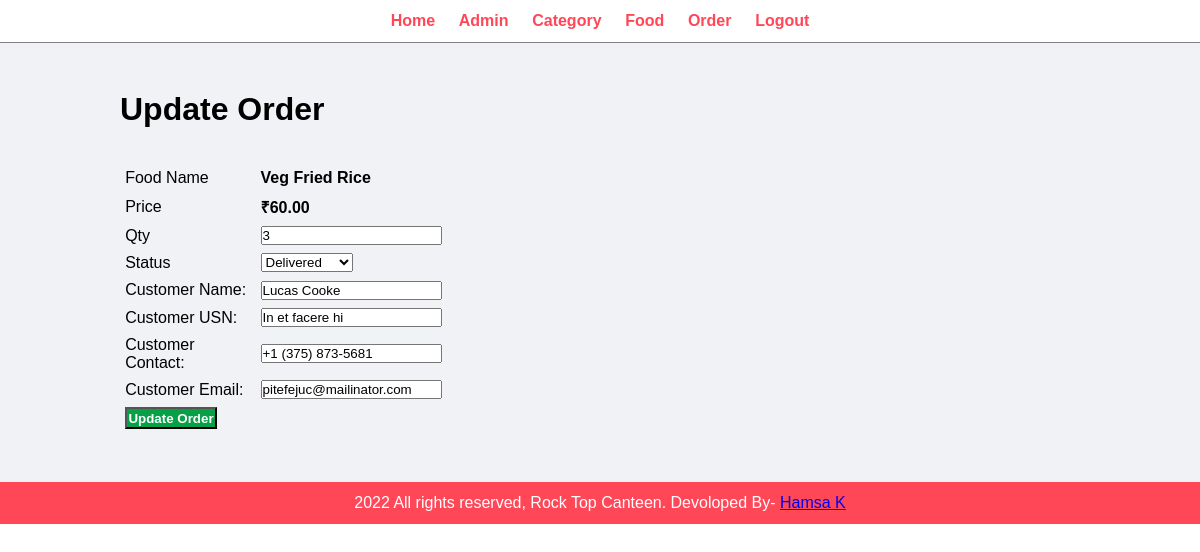
The page /admin/update-order.php?id=8 (signed in) on the database its author committed.
### tables this page shows
CREATE TABLE `tbl_order` (
  `id` int(10) UNSIGNED NOT NULL,
  `food` varchar(150) NOT NULL,
  `price` decimal(10,2) NOT NULL,
  `qty` int(11) NOT NULL,
  `total` decimal(10,2) NOT NULL,
  `order_date` datetime NOT NULL,
  `status` varchar(50) NOT NULL,
  `customer_name` varchar(150) NOT NULL,
  `customer_usn` varchar(15) NOT NULL,
  `customer_contact` varchar(20) NOT NULL,
  `customer_email` varchar(150) NOT NULL
);

### admin/update-order.php (the view, shortened to what this page needs)
<?php include('partials/menu.php'); ?>
<div class="main-content">
    <div class="wrapper">
        <h1>Update Order</h1>
        <br><br>
        <?php
            if(isset($_GET['id']))
            {
                $id=$_GET['id'];
                $sql = "SELECT * FROM tbl_order WHERE id=$id";
                $res = mysqli_query($conn, $sql);
                $count = mysqli_num_rows($res);
                if($count==1)
                {
                    $row=mysqli_fetch_assoc($res);
                    $food = $row['food'];
                    $price = $row['price'];
                    $qty = $row['qty'];
                    $status = $row['status'];
                    $customer_name = $row['customer_name'];
                    $customer_usn = $row['customer_usn'];
                    $customer_contact = $row['customer_contact'];
                    $customer_email = $row['customer_email'];
                }
                else
                {
                    header('location:'.SITEURL.'admin/manage-order.php');
                }
            }
            else
            {
                header('location:'.SITEURL.'admin/manage-order.php');
            }
        ?>
        <form action="" method="POST">
            <table class="tbl-30">
                <tr>
                    <td>Food Name</td>
                    <td><b> <?php echo $food; ?> </b></td>
                </tr>
                <tr>
                    <td>Price</td>
                    <td>
                        <b> ₹<?php echo $price; ?></b>
                    </td>
                </tr>
                <tr>
                    <td>Qty</td>
                    <td>
                        <input type="number" name="qty" value="<?php echo $qty; ?>">
                    </td>
                </tr>
                <tr>
                    <td>Status</td>
                    <td>
                        <select name="status">
                            <option <?php if($status=="Delivered"){echo "selected";} ?> value="Delivered">Delivered</option>
                        </select>
                    </td>
                </tr>
                <tr>
                    <td>Customer Name: </td>
                    <td>
                        <input type="text" name="customer_name" value="<?php echo $customer_name; ?>">
                    </td>
                </tr>
                <tr>
                    <td>Customer USN: </td>
                    <td>
                        <input type="text" name="customer_usn" value="<?php echo $customer_usn; ?>">
                    </td>
                </tr>
                <tr>
                    <td>Customer Contact: </td>
                    <td>
                        <input type="text" name="customer_contact" value="<?php echo $customer_contact; ?>">
                    </td>
                </tr>
                <tr>
                    <td>Customer Email: </td>
                    <td>
                        <input type="text" name="customer_email" value="<?php echo $customer_email; ?>">
                    </td>
                </tr>
                <tr>
                    <td clospan="2">
                        <input type="submit" name="submit" value="Update Order" class="btn-secondary">
                    </td>
                </tr>
            </table>
        </form>
    </div>
</div>
<?php include('partials/footer.php'); ?>

### css/admin.css (style rules this page uses)
* { margin: 0; padding: 0; font-family: Arial, Helvetica, sans-serif; }
.wrapper { padding: 1%; width: 80%; margin: 0 auto; }
table tr td { padding: 1%; }
.btn-secondary { background-color: #07a047; padding: 1%; color: white; text-decoration: none; font-weight: bold; }
.main-content { background-color: #f1f2f6; padding: 3% 0; }

### rows shown on the page
tbl_order: food "Veg Fried Rice", price "60.00", qty "3", status "Delivered", customer_name "Lucas Cooke", customer_usn "In et facere hi", customer_contact "+1 (375) 873-5681", customer_email "pitefejuc@mailinator.com"
